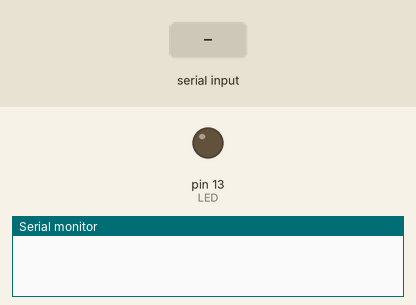
Simulated run of this sketch. Board: Arduino Uno, built with avr-gcc and run on an emulated ATmega328P. On the bench: output pins drawn as LEDs (lit = HIGH), the last lines printed to the serial monitor. The test bench sets the inputs (shaded band).

Above: at 1.2 s.
1.3 s: "R" received over Serial
At 2.0 s:
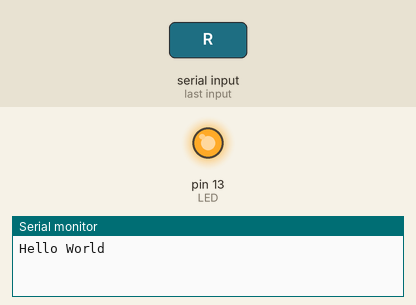
Timing chart, 0 to 5.8 s (numbered marks = the images above; inputs shaded):
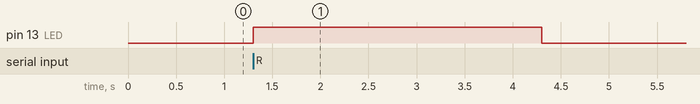

The sketch:

HelloWorld.ino
```cpp
// HelloWorld.ino
// 在引脚 13 连接 LED（Arduino 板载 LED 也位于引脚 13）

void setup() {
  pinMode(13, OUTPUT);   // 设置引脚 13 为输出模式（控制 LED）
  Serial.begin(9600);    // 初始化串口通信，波特率 9600
}

void loop() {
  // 检查串口缓冲区是否收到数据
  if (Serial.available() > 0) {
    char command = Serial.read();  // 读取一个字符指令

    // 如果收到的指令是字符 R
    if (command == 'R') {
      Serial.println("Hello World");  // 通过串口输出 Hello World 字符串

      // 同时在引脚 13 的 LED 上闪烁一次作为反馈
      digitalWrite(13, HIGH);
      delay(3000);
      digitalWrite(13, LOW);
    }
  }
}
```

Measured:
- after the input at 1.3 s, pin 13 (LED): LOW → HIGH at once, → LOW 3.0 s later
